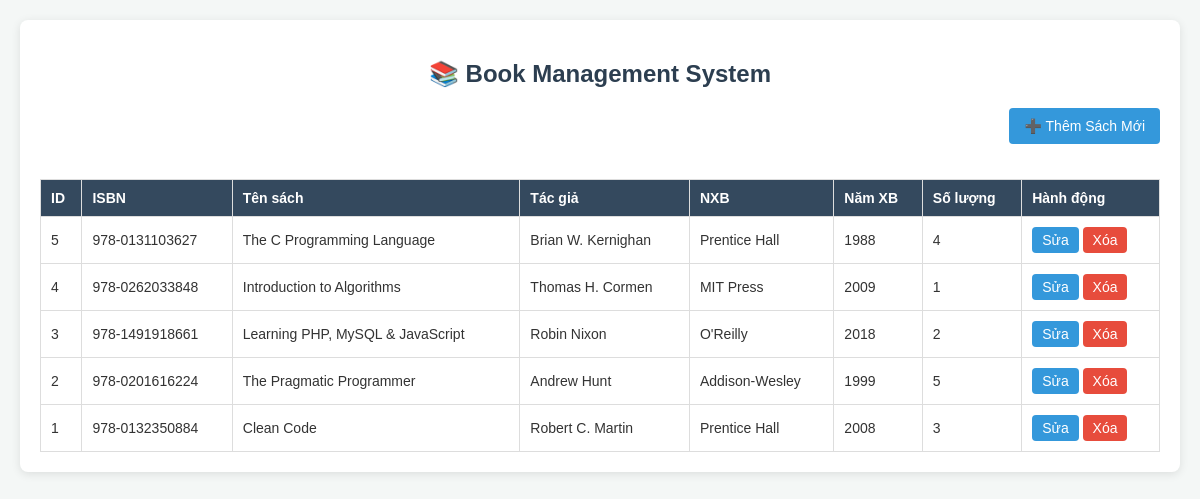
The page / on the database its author committed.
### tables this page shows
CREATE TABLE books (
    id INT AUTO_INCREMENT PRIMARY KEY,
    isbn VARCHAR(20) UNIQUE NOT NULL,
    title VARCHAR(150) NOT NULL,
    author VARCHAR(100) NOT NULL,
    publisher VARCHAR(100),
    publication_year INT,
    available_copies INT NOT NULL
);

### controllers/BookController.php (called while the page is built, shortened)
<?php
require_once __DIR__ . '/../models/BookModel.php';
class BookController {
    private $bookModel;
    public function __construct() {
        $this->bookModel = new BookModel();
    }
    public function index() {
        $books = $this->bookModel->getAll();
        require __DIR__ . '/../views/books/index.php';
    }
}

### config/database.php (called while the page is built)
<?php
function getConnection(): PDO {
    $host = 'localhost';
    $dbname = 'library_system';
    $username = 'root';
    $password = '';
    try {
        $pdo = new PDO("mysql:host=$host;dbname=$dbname;charset=utf8", $username, $password);
        $pdo->setAttribute(PDO::ATTR_ERRMODE, PDO::ERRMODE_EXCEPTION);
        return $pdo;
    } catch (PDOException $e) {
        die("Error connecting Database: " . $e->getMessage());
    }
}

### models/BookModel.php (called while the page is built, shortened)
<?php
require_once __DIR__ . '/../config/database.php';
class BookModel
{
    private $pdo;
    public function __construct()
    {
        $this->pdo = getConnection();
    }
    public function getAll()
    {
        $stmt = $this->pdo->query("SELECT * FROM books ORDER BY id DESC");
        return $stmt->fetchAll(PDO::FETCH_ASSOC);
    }
}

### views/books/index.php (the view)
<?php require __DIR__ . '/../partials/header.php'; ?>
    <div style="margin-bottom: 15px; text-align: right;">
        <a href="index.php?action=create" class="btn">➕ Thêm Sách Mới</a>
    </div>
    <div class="table-responsive">
        <table>
            <thead>
                <tr>
                    <th>ID</th>
                    <th>ISBN</th>
                    <th>Tên sách</th>
                    <th>Tác giả</th>
                    <th>NXB</th>
                    <th>Năm XB</th>
                    <th>Số lượng</th>
                    <th>Hành động</th>
                </tr>
            </thead>
            <tbody>
                <?php foreach ($books as $book): ?>
                <tr>
                    <td><?php echo $book['id']; ?></td>
                    <td><?php echo htmlspecialchars($book['isbn']); ?></td>
                    <td><?php echo htmlspecialchars($book['title']); ?></td>
                    <td><?php echo htmlspecialchars($book['author']); ?></td>
                    <td><?php echo htmlspecialchars($book['publisher'] ?? '-'); ?></td>
                    <td><?php echo htmlspecialchars($book['publication_year'] ?? '-'); ?></td>
                    <td><?php echo $book['available_copies']; ?></td>
                    <td style="white-space: nowrap;">
                        <a href="index.php?action=edit&id=<?php echo $book['id']; ?>" class="btn" style="padding: 5px 10px;">Sửa</a>
                        <a href="index.php?action=delete&id=<?php echo $book['id']; ?>" class="btn btn-danger" style="padding: 5px 10px;" onclick="return confirm('Bạn có chắc chắn muốn xóa?');">Xóa</a>
                    </td>
                </tr>
                <?php endforeach; ?>
            </tbody>
        </table>
    </div>
</div> </body>
</html>

### public/index.php
<?php
require_once __DIR__ . '/../controllers/BookController.php';
$controller = new BookController();
$action = $_GET['action'] ?? 'index';
$allowedActions = ['index', 'create', 'store', 'edit', 'update', 'delete'];
if (in_array($action, $allowedActions)) {
    $controller->$action();
} else {
    http_response_code(404);
    echo "<div style='text-align: center; margin-top: 50px; font-family: Arial;'>";
    echo "<h2>404 - Không tìm thấy trang!</h2>";
    echo "<a href='index.php' style='color: #3498db; text-decoration: none;'>Quay lại trang chủ</a>";
    echo "</div>";
}

### views/partials/header.php (shortened to what this page needs)
<!DOCTYPE html>
<html lang="vi">
<head>
</head>
<body>
<div class="container">
    <h2>📚 Book Management System</h2>

### views/partials/header.php (style rules this page uses)
body { font-family: Arial, sans-serif; background: #f4f7f6; color: #333; margin: 0; padding: 20px; }
.container { max-width: 1200px; margin: 0 auto; background: #fff; padding: 20px; border-radius: 8px; box-shadow: 0 2px 10px rgba(0,0,0,0.1); }
h2 { text-align: center; color: #2c3e50; }
.btn { padding: 10px 15px; background: #3498db; color: white; border: none; border-radius: 4px; cursor: pointer; text-decoration: none; font-size: 14px; display: inline-block; }
.btn-danger { background: #e74c3c; }
table { width: 100%; border-collapse: collapse; margin-top: 20px; font-size: 14px; }
table, th, td { border: 1px solid #ddd; }
th, td { padding: 10px; text-align: left; }
th { background: #34495e; color: white; }
.table-responsive { overflow-x: auto; }

### rows shown on the page
books: id "5", isbn "978-0131103627", title "The C Programming Language", author "Brian W. Kernighan", publisher "Prentice Hall", publication_year "1988", available_copies "4"
books: id "4", isbn "978-0262033848", title "Introduction to Algorithms", author "Thomas H. Cormen", publisher "MIT Press", publication_year "2009", available_copies "1"
books: id "3", isbn "978-1491918661", title "Learning PHP, MySQL & JavaScript", author "Robin Nixon", publisher "O'Reilly", publication_year "2018", available_copies "2"
books: id "2", isbn "978-0201616224", title "The Pragmatic Programmer", author "Andrew Hunt", publisher "Addison-Wesley", publication_year "1999", available_copies "5"
books: id "1", isbn "978-0132350884", title "Clean Code", author "Robert C. Martin", publisher "Prentice Hall", publication_year "2008", available_copies "3"
